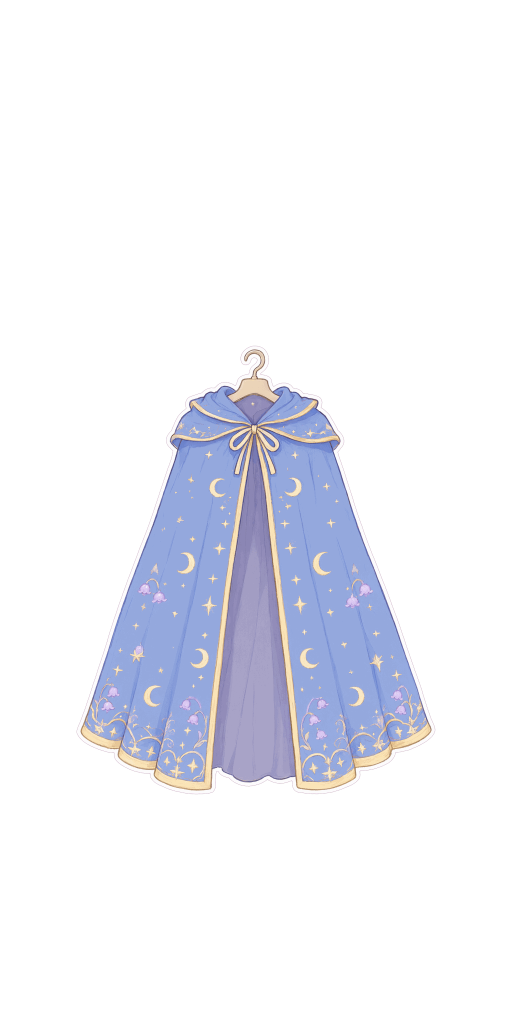
#> input picture assets/char/@2x/HZ_char01_BK_starnight_cape_a_back_v001.png, 1024 x 2048 px (shown at 1/2 size)
$ python -i gen_p0_p1_bailian.py   (imports and definitions only)
#> lines starting #> are read from the running program, lines starting #| are printed output that depends on the picture
#> further down, picture is the input picture: PIL image 1024x2048 RGBA; mean R, G, B, A 31.3, 32.6, 39.5, 48.3
#!/usr/bin/env python3
# -*- coding: utf-8 -*-
"""
HuanZhuang 百炼出图管线 · BODY + starnight P1 部件
通道：阿里云百炼 Token Plan compatible-mode · qwen-image-3.0-pro（用户指定，禁用 ImageGen）
Key：运行时读 ~/.workbuddy/skills/bailian-decision-model/config.json（不硬编码）
管线：生成(品红纯底) → 下载(24h 签名，立即落盘) → 键控去底 → 锚线对位入 1024×2048 → _back 紧裁剪(frame 表) → 缩略图派生 → 体积审计
对位精度：头顶/底缘/中轴由程序保证（缩放平移构造性对齐，偏差 0px）；内部比例(眼线等)以肤色像素质心做启发式核验并写入审计报告。
用法：python design/art/scripts/gen_p0_p1_bailian.py {pilot|body|p1|all}
"""
import json, os, re, sys, time, urllib.request, urllib.error
from PIL import Image, ImageChops, ImageFilter

ROOT   = os.path.abspath(os.path.join(os.path.dirname(__file__), "..", "..", ".."))
CFG    = os.path.expanduser("~/.workbuddy/skills/bailian-decision-model/config.json")
RAW    = os.path.join(ROOT, "assets", "_dev", "raw")
CHAR2X = os.path.join(ROOT, "assets", "char", "@2x")
THUMB  = os.path.join(ROOT, "assets", "char-thumbs", "@2x")
FRAMES = os.path.join(ROOT, "design", "art", "manifest-frames.json")
# [1 line not run here, left out]

ENDPOINT = "https://token-plan.cn-beijing.maas.aliyuncs.com/compatible-mode/v1/chat/completions"
MODEL    = "qwen-image-3.0-pro"

STYLE = ("2D扁平手绘贴纸插画风，梦幻童话魔法学院少女向游戏立绘素材；"
         "高明度粉彩配色，柔和圆润有呼吸感的线条，阴影使用紫灰色而非黑色；"
         "单个部件素材图，角色/部件居中完整呈现；纯色品红色(#FF00FF)纯背景；"
         "不要场景不要画框不要文字不要水印，不要写实照片风不要厚涂油画风不要3D渲染感，"
         "不要白色背景不要灰色背景，只允许品红色纯背景。")

BODY_FRONT = (STYLE + "3.5头身Q版可爱少女全身立绘，站姿A姿：正面微侧约15度，双臂自然下垂微张、离开躯干约10度；"
    "头身比例：头部较大，头高约为全身高度的28.6%，肩宽约为1.4个头高，腿长约占全身42%；"
    "表情浅微笑睁眼，大而亮的眼睛，眼睛高光点在右上；浅棕色双马尾素发；"
    "着装：雾光白(#F3EFF9)肩带式小背心加平角打底的基础内衣式连身打底，无任何装饰；"
    "肤色暖白粉调无写实皮肤纹理。角色头顶到脚底完整呈现，上下留少量品红背景边距。")

BODY_BACK = (STYLE + "3.5头身Q版可爱少女的背面全身立绘（180度转身后视角，后脑勺朝向观者），"
    "体态比例与正面完全一致：头高约为全身28.6%，肩宽约1.4头高，腿长42%；"
    "双臂自然下垂微张；浅棕色双马尾从背后垂下遮挡部分背部；"
    "雾光白(#F3EFF9)基础内衣式连身打底，背面视角，后背有细细的系带；无脸。"
    "角色头顶到脚底完整呈现，上下留少量品红背景边距。")

SERIES = ("「星夜学院新生」系列：主色星夜蓝#7B8FD9与铃兰紫#B49FE8，点缀色星光金#F7DD8F；成套纹样为四角小星与月牙刺绣。")

P1 = {
 "HAIR_B": SERIES + STYLE + "长卷发的脑后部分发型素材（背面视角）：深星夜蓝到铃兰紫的两段式同色系渐变，发梢缀2到3颗星光金小星点，柔和大波浪；3.5头身少女头型比例。部件上方为发旋顶端。",
 "HAIR_F": SERIES + STYLE + "同款长卷发的刘海与前层发丝素材（正面视角）：露出额头与眉眼，两侧有垂脸发丝，发色深星夜蓝到铃兰紫渐变；3.5头身少女头型比例。",
 "BK":    SERIES + STYLE + "及膝披风素材（背面视角）：星夜蓝底、下摆与边缘星光金星纹镶边、领口有一对系带；3.5头身少女身形比例，肩部宽度约1.4个头高。",
 "LEG":   SERIES + STYLE + "一双过膝袜加圆头小短靴素材（正面双脚并拢视角）：云珠白#EFEAF4袜身、袜口一道星夜蓝星环；星夜蓝小短靴、靴面金色月牙扣；3.5头身少女腿部比例，鞋底平齐。",
 "BTM":   SERIES + STYLE + "蓬松A字短裙素材：星夜蓝到铃兰紫两段式纱感渐变（画出来的布料渐变，不是光效），腰头一颗星光金小星扣；3.5头身少女腰臀比例。",
 "TOP":   SERIES + STYLE + "短泡泡袖连衣裙素材：胸口一枚星光金月牙刺绣，裙身星夜蓝到铃兰紫两段式渐变，金色细腰带；3.5头身少女肩腰比例。",
 "OUT":   SERIES + STYLE + "及腰针织开衫素材：云珠白#EFEAF4针织底，袖口与门襟一条星紫#8268C6滚边，敞开不系扣；3.5头身少女肩腰比例。",
 "HAND":  SERIES + STYLE + "单支魔法杖素材：细长杖身星夜蓝，顶端一颗大四角星（星光金#F7DD8F）带小环坠；竖直构图。",
 "NECK":  SERIES + STYLE + "项链素材：细银链配一枚水滴形月白吊坠，吊坠上方缀一颗星光金小星；弧形项链构图。",
 "HEAD":  SERIES + STYLE + "小巧发冠素材：细金环上三颗由小到大的星光金四角星；弧形冠形构图。",
 "FACE":  SERIES + STYLE + "化妆贴纸素材一对：左右两枚柔粉色腮红圆晕，每枚上方一粒微小星光金光点；两枚并排对称，间距较近。",
 "FX":    SERIES + STYLE + "星尘前景光点散布素材：5到7粒柔边的四角小星与圆点（星光金与铃兰紫），稀疏散布，柔和朦胧。",
}
BACK_SLOTS = ["HAIR_B","BK","LEG","BTM","TOP","OUT","HAND","NECK","HEAD"]  # 100% 精度: HAIR_B/BK；FACE/FX 不产背面

# 锚线对位表（逻辑 @1×，入画布乘2）：(top_y, bottom_y, x_center)
FIT = {
 "BODY_front": (80, 980, 256), "BODY_back": (80, 980, 256),
 "HAIR_B": (80, 560, 256), "HAIR_F": (80, 365, 256),
 "BK": (345, 795, 256), "LEG": (800, 980, 256),
 "BTM": (540, 755, 256), "TOP": (355, 780, 256), "OUT": (355, 565, 256),
 "HAND": (470, 570, 362), "NECK": (380, 455, 256), "HEAD": (45, 125, 256),
 "FACE": (225, 285, 256), "FX": (80, 980, 256),
}

# 部件名 → 清单冻结文件名（asset-manifest §2，命名审计红线）
PARTNAME = {"HAIR_B":"hair","HAIR_F":"hair","BK":"cape","LEG":"boots","BTM":"skirt",
            "TOP":"dress","OUT":"cardigan","HAND":"wand","NECK":"pendant",
            "HEAD":"tiara","FACE":"blush","FX":"veil"}

# [28 lines left out: functions export_quantized, load_key, generate, not called in this run]

def download(url, path):
    with urllib.request.urlopen(url, timeout=120) as r, open(path, "wb") as f:
        f.write(r.read())

def key_bg(img):
    """角落取中位色自适应键控：品红系→距离键控；白底→距离键控并打风险标"""
    px = [img.convert("RGB").getpixel(c) for c in [(4,4),(img.width-5,4),(4,img.height-5),(img.width-5,img.height-5)]]
#> px = [(0, 0, 0), (0, 0, 0), (0, 0, 0), (0, 0, 0)]
    bg = tuple(sorted(p[i] for p in px)[len(px)//2] for i in range(3))
#> bg = (0, 0, 0)
    diff = ImageChops.difference(img.convert("RGB"), Image.new("RGB", img.size, bg))
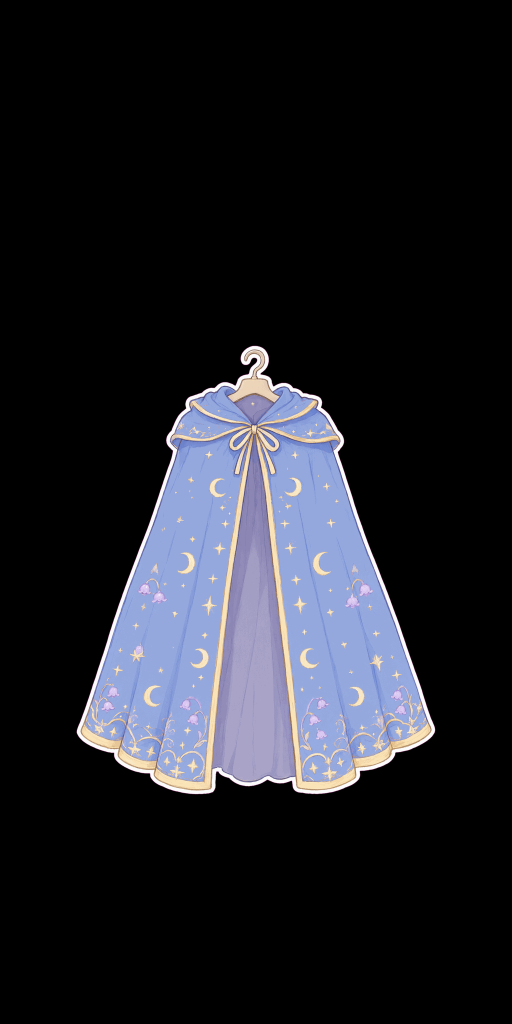
#> diff: PIL image 1024x2048 RGB (shown at 1/2 size); mean R, G, B 31.3, 32.6, 39.5
    proxy = ImageChops.lighter(ImageChops.lighter(diff.getchannel(0), diff.getchannel(1)), diff.getchannel(2))
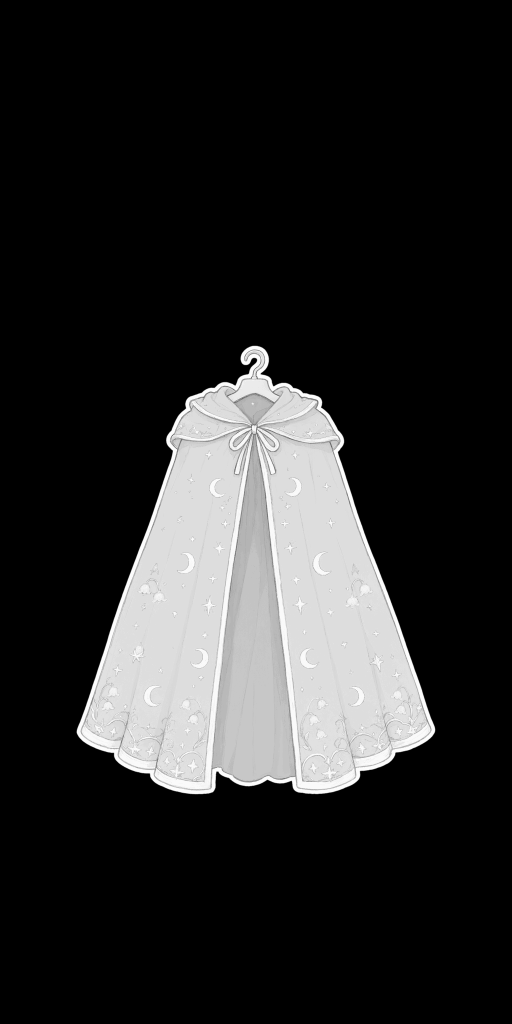
#> proxy: PIL image 1024x2048 L (shown at 1/2 size); min 0, max 253, mean 41
    lut = [0 if v <= 45 else (255 if v >= 95 else int((v-45)/50*255)) for v in range(256)]
    alpha = proxy.point(lut)
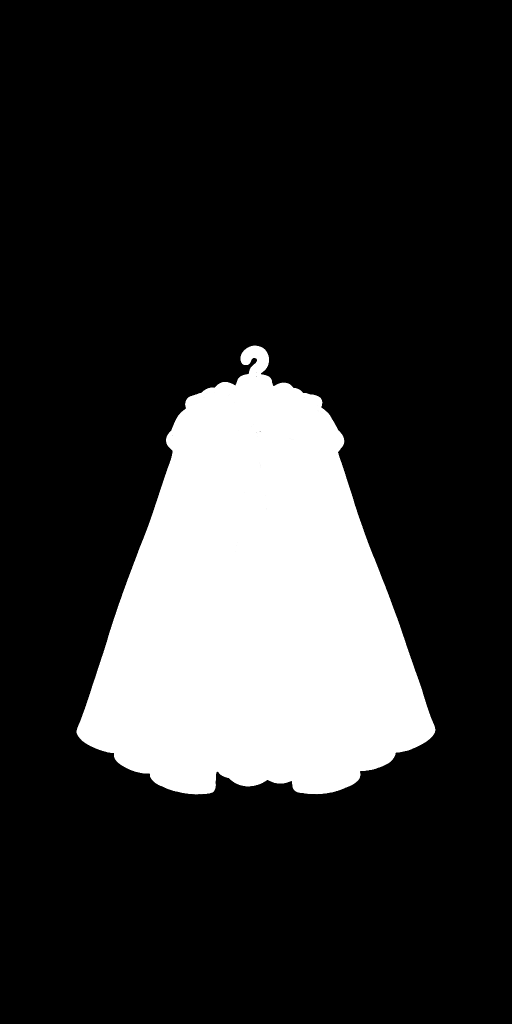
#> alpha: PIL image 1024x2048 L (shown at 1/2 size); min 0, max 255, mean 48.5
    alpha = alpha.filter(ImageFilter.GaussianBlur(1.2)).point(lambda v: min(255, int(v*1.15)))
    out = img.convert("RGBA"); out.putalpha(alpha)
    is_white = all(v > 235 for v in bg)
#> is_white = False
    return out, is_white

# [88 lines left out: functions fit_canvas, tight_crop_back, thumb, run_piece, main, not called in this run]

# [2 lines not run here, left out]

>>> from PIL import Image
>>> picture = Image.open('../../../assets/char/@2x/HZ_char01_BK_starnight_cape_a_back_v001.png')
>>> result = key_bg(picture)

$ run again, on assets/char/@2x/HZ_char01_HAIR_B_starnight_hair_a_back_v001.png
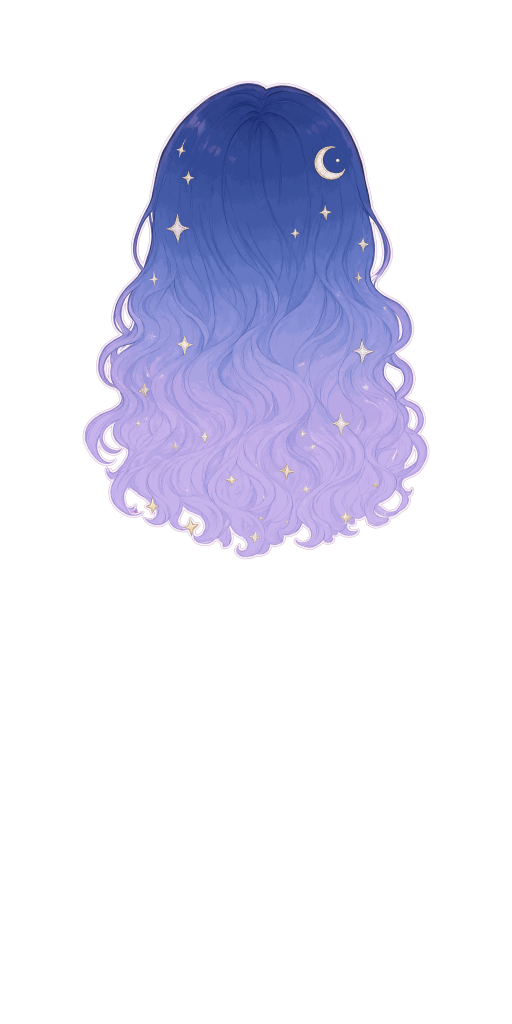
#> input picture assets/char/@2x/HZ_char01_HAIR_B_starnight_hair_a_back_v001.png, 1024 x 2048 px (shown at 1/2 size)
#> picture is the input picture: PIL image 1024x2048 RGBA; mean R, G, B, A 31.4, 31.2, 45.4, 56.6
#> px = [(0, 0, 0), (0, 0, 0), (0, 0, 0), (0, 0, 0)]
#> bg = (0, 0, 0)
#> in key_bg, `diff = ImageChops.difference(img.convert("RGB"), Image.new("RGB", img...`:
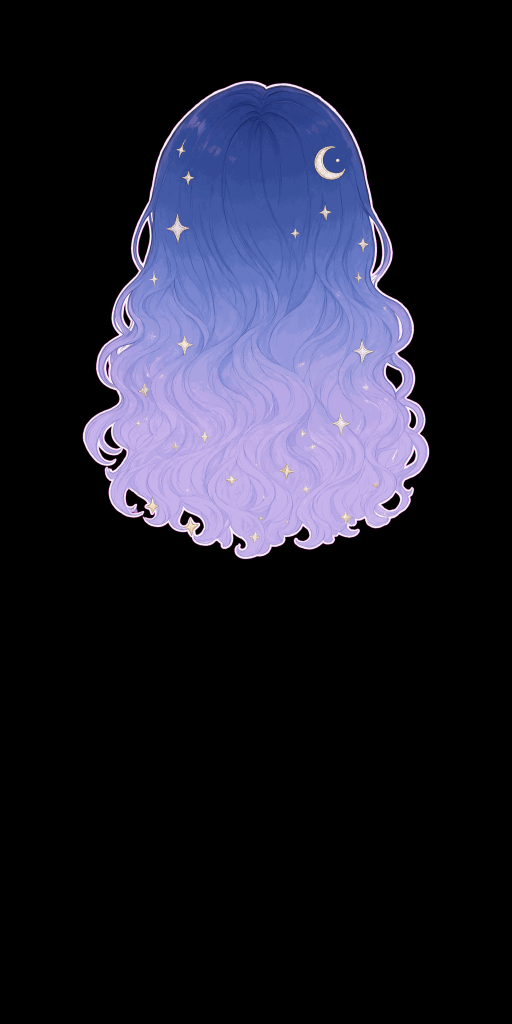
#> diff: PIL image 1024x2048 RGB (shown at 1/2 size); mean R, G, B 31.4, 31.2, 45.4
#> in key_bg, `alpha = proxy.point(lut)`:
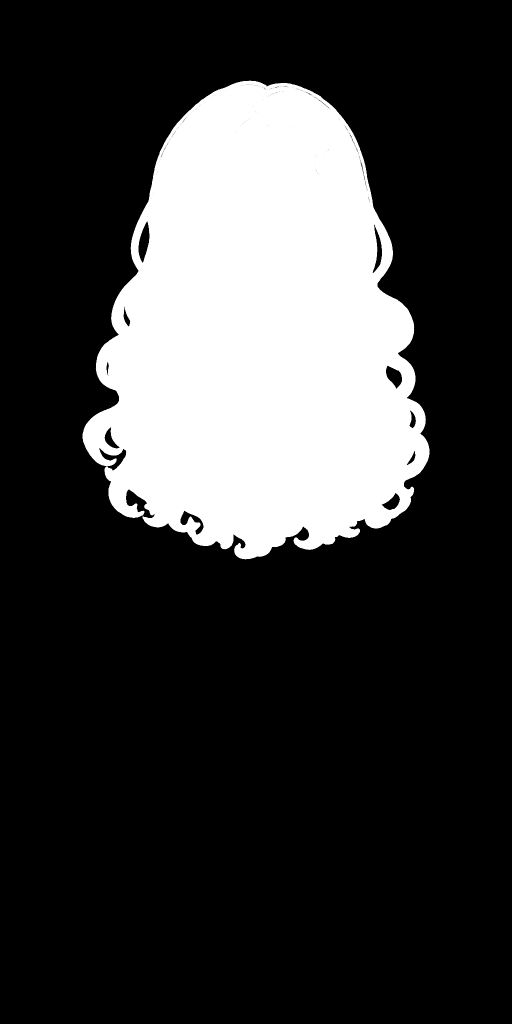
#> alpha: PIL image 1024x2048 L (shown at 1/2 size); min 0, max 255, mean 56.9
#> is_white = False
